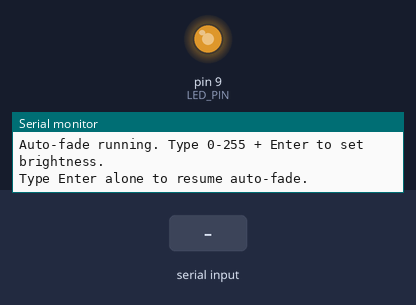
A sketch run on a simulated Arduino Mega 2560, built with avr-gcc and run on an emulated ATmega2560. Parts: output pins drawn as LEDs (lit = HIGH), the last lines printed to the serial monitor. Inputs (shaded band) come from the test bench.

Above: at 1.26 s.
1.3 s: "30,150\n" received over Serial
At 2.5 s:
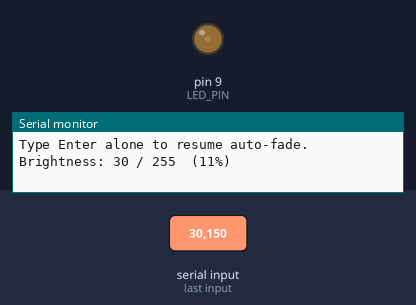
2.8 s: "200\n" received over Serial
At 3.3 s:
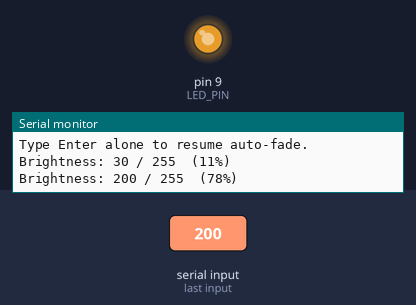
4.3 s: "90,45\n" received over Serial
At 5.7 s:
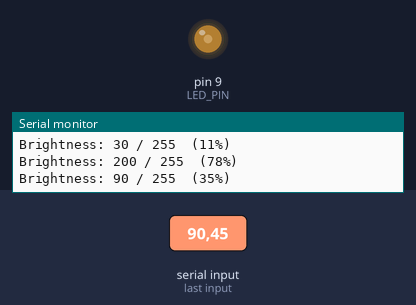
Timing chart, 0 to 7.3 s (numbered marks = the images above; inputs shaded):
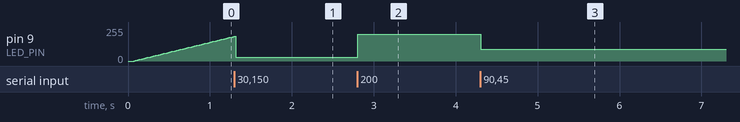

The sketch:

led_pwm_test.ino
```cpp
// ============================================================
//  LED PWM test — RedCat 51 Flat Panel prototype
//
//  Wiring:
//    Arduino pin 9 ──[470Ω]──┬──► MOSFET Gate (IRLZ44N)
//                             │
//                           [10kΩ]
//                             │
//    Arduino GND ─────────────┴── MOSFET Source ── GND rail
//    Arduino 5V  ─────────────────────────────────  +5V rail
//    +5V rail ──► LED strip (+)
//    LED strip (−) ──► MOSFET Drain
//    100µF cap across +5V rail and GND rail
//
//  Usage:
//    Auto-fade runs on startup.
//    Open Serial Monitor (9600 baud), type 0–255, press Enter
//    to hold a fixed brightness.  Press Enter with no value to
//    resume auto-fade.
// ============================================================

const int LED_PIN = 9;   // PWM pin — Arduino Mega supports PWM on 2,3,4,5,6,7,8,9,10,11,12,13

bool autoFade = true;

void setup() {
    pinMode(LED_PIN, OUTPUT);
    analogWrite(LED_PIN, 0);   // ensure strip is OFF on boot

    Serial.begin(9600);
    Serial.println("=== LED PWM test ===");
    Serial.println("Auto-fade running. Type 0-255 + Enter to set brightness.");
    Serial.println("Type Enter alone to resume auto-fade.");
}

void loop() {
    // ── Check for incoming serial command ──────────────────────
    if (Serial.available()) {
        String input = Serial.readStringUntil('\n');
        input.trim();

        if (input.length() == 0) {
            // Empty line → resume auto-fade
            autoFade = true;
            Serial.println("Auto-fade resumed.");
        } else {
            int val = input.toInt();
            val = constrain(val, 0, 255);
            analogWrite(LED_PIN, val);
            autoFade = false;
            Serial.print("Brightness: ");
            Serial.print(val);
            Serial.print(" / 255  (");
            Serial.print(val * 100 / 255);
            Serial.println("%)");
        }
        return;
    }

    // ── Auto-fade ──────────────────────────────────────────────
    if (autoFade) {
        // Ramp up 0 → 255
        for (int b = 0; b <= 255; b += 3) {
            if (Serial.available()) return;
            analogWrite(LED_PIN, b);
            delay(20);
        }
        delay(300);

        // Ramp down 255 → 0
        for (int b = 255; b >= 0; b -= 3) {
            if (Serial.available()) return;
            analogWrite(LED_PIN, b);
            delay(20);
        }
        delay(500);
    }
}
```

Measured:
- after the input at 2.8 s, pin 9 (LED_PIN): 30/255 → 200/255 at once
- after the input at 4.3 s, pin 9 (LED_PIN): 200/255 → 90/255 at once
